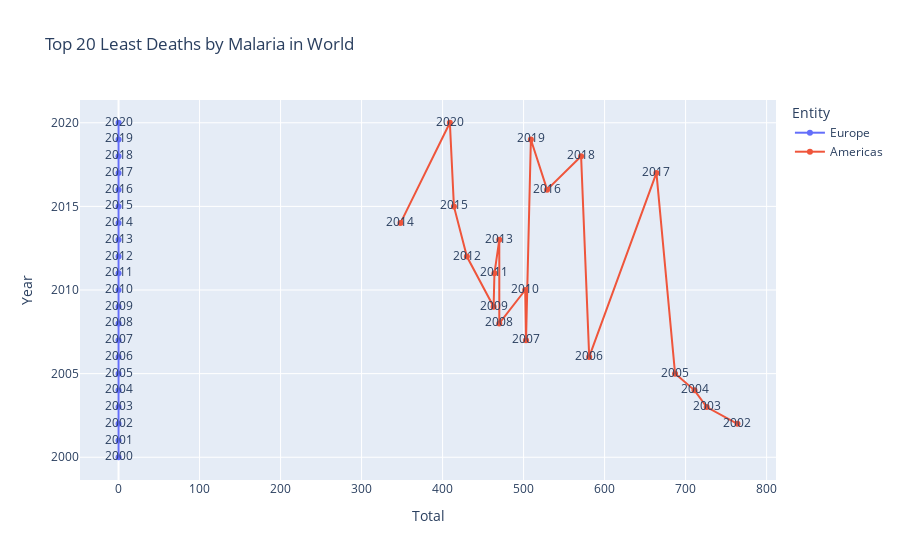

This figure's notebook cell:
### Code cell
fig = px.line(df.head(40), x="Total", y='Year', color="Entity", text="Year", title="Top 20 Least Deaths by Malaria in World")
fig.show()

### Figure 1 — Plotly figure (JSON) as saved in the notebook; plotly's stock layout.template omitted (floating-point values rounded to 4 significant figures)
{"data": [{"hovertemplate": "Entity=Europe<br>Total=%{x}<br>Year=%{text}<extra></extra>", "legendgroup": "Europe", "line": {"color": "#636efa", "dash": "solid"}, "marker": {"symbol": "circle"}, "mode": "markers+lines+text", "name": "Europe", "orientation": "v", "showlegend": true, "text": [2019, 2003, 2005, 2008, 2004, 2020, 2002, 2001, 2000, 2007, 2006, 2009, 2017, 2016, 2010, 2015, 2018, 2013, 2012, 2011, 2014], "type": "scatter", "x": [0, 0, 0, 0, 0, 0, 0, 0, 0, 0, 0, 0, 0, 0, 0, 0, 0, 0, 0, 0, 0], "xaxis": "x", "y": [2019, 2003, 2005, 2008, 2004, 2020, 2002, 2001, 2000, 2007, 2006, 2009, 2017, 2016, 2010, 2015, 2018, 2013, 2012, 2011, 2014], "yaxis": "y"}, {"hovertemplate": "Entity=Americas<br>Total=%{x}<br>Year=%{text}<extra></extra>", "legendgroup": "Americas", "line": {"color": "#EF553B", "dash": "solid"}, "marker": {"symbol": "circle"}, "mode": "markers+lines+text", "name": "Americas", "orientation": "v", "showlegend": true, "text": [2014, 2020, 2015, 2012, 2009, 2011, 2013, 2008, 2010, 2007, 2019, 2016, 2018, 2006, 2017, 2005, 2004, 2003, 2002], "type": "scatter", "x": [348, 409, 414, 430, 463, 464, 470, 470, 502, 503, 509, 529, 571, 581, 664, 687, 711, 726, 764], "xaxis": "x", "y": [2014, 2020, 2015, 2012, 2009, 2011, 2013, 2008, 2010, 2007, 2019, 2016, 2018, 2006, 2017, 2005, 2004, 2003, 2002], "yaxis": "y"}], "layout": {"legend": {"title": {"text": "Entity"}, "tracegroupgap": 0}, "title": {"text": "Top 20 Least Deaths by Malaria in World"}, "xaxis": {"anchor": "y", "domain": [0, 1], "title": {"text": "Total"}}, "yaxis": {"anchor": "x", "domain": [0, 1], "title": {"text": "Year"}}}}
